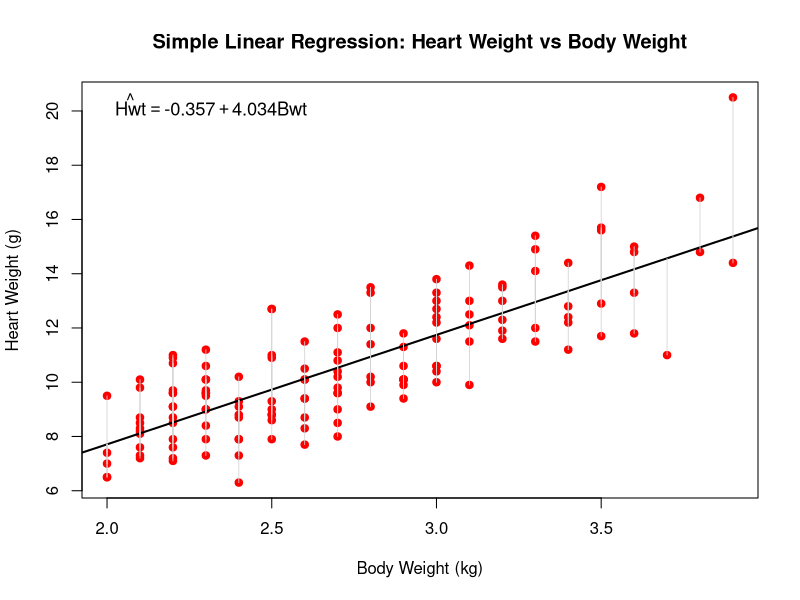

This figure's R source:
## ---- chunk 1
library(MASS)
head(cats)
? cats
model1 <- lm(Hwt ~ Bwt, data = cats)
model1
##
# Call:
# lm(formula = Hwt ~ Bwt, data = cats)
#
# Coefficients:
# (Intercept)          Bwt  
#    -0.3567       4.0341 
## ---- chunk 2
summary(model1)
##
# Call:
# lm(formula = Hwt ~ Bwt, data = cats)

# Residuals:
#    Min      1Q  Median      3Q     Max 
# -3.5694 -0.9634 -0.0921  1.0426  5.1238 

# Coefficients:
#             Estimate  Std. Error t value  Pr(>|t|)    
# (Intercept)  -0.3567     0.6923  -0.515    0.607    
# Bwt           4.0341     0.2503  16.119   <2e-16 ***
# ---
# Signif. codes:  0 ‘***’ 0.001 ‘**’ 0.01 ‘*’ 0.05 ‘.’ 0.1 ‘ ’ 1

# Residual standard error: 1.452 on 142 degrees of freedom
# Multiple R-squared:  0.6466,	Adjusted R-squared:  0.6441 
# F-statistic: 259.8 on 1 and 142 DF,  p-value: < 2.2e-16
## ---- chunk 3
# Fitted values
fitted_vals <- fitted(model1)

plot(cats$Bwt, cats$Hwt,
     col = "red", pch = 19,
     xlab = "Body Weight (kg)",
     ylab = "Heart Weight (g)",
     main = "Simple Linear Regression: Heart Weight vs Body Weight")

# Fitted line
abline(model1, col = "black", lwd = 2)

# Vertical lines from each point to the fitted line (residuals)
segments(cats$Bwt, cats$Hwt,
         cats$Bwt, fitted_vals,
         col = "lightgrey", lwd = 0.8)

# Extract coefficients
b0 <- round(coef(model1)[1], 3)
b1 <- round(coef(model1)[2], 3)

# Add label to plot
legend("topleft",
       legend = bquote(hat(Hwt) == .(b0) + .(b1) * Bwt),
       bty = "n",
       cex = 1.1)
